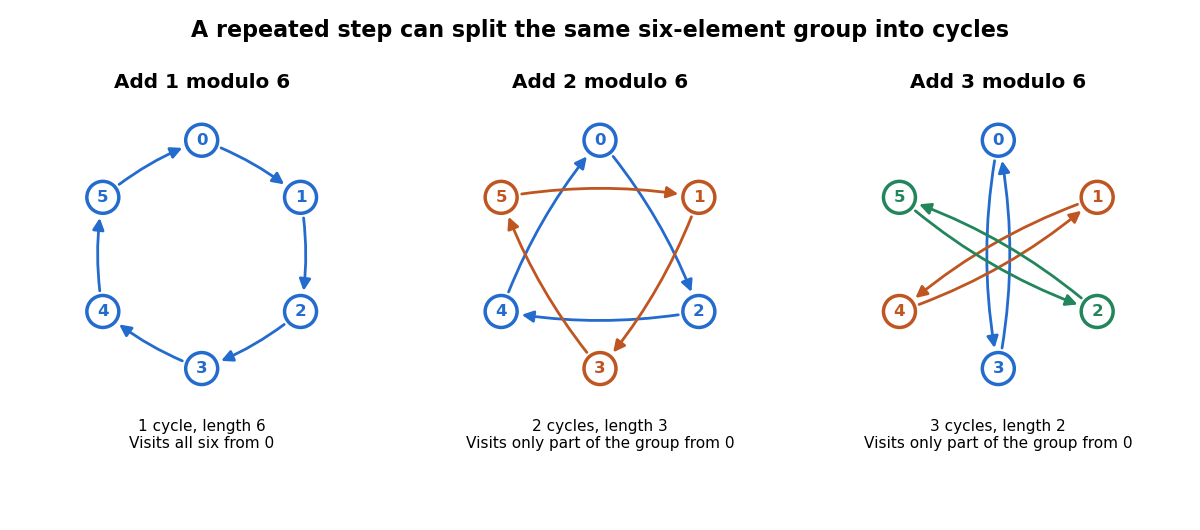

Reproduce this figure in Python.
"""Plot addition by 1, 2, and 3 modulo six; write the PNG to the CWD."""

from pathlib import Path
from math import gcd

import matplotlib.pyplot as plt
from matplotlib.patches import Circle, FancyArrowPatch
import numpy as np


def cycles(n, step):
    """Disjoint cycles of the permutation x -> x + step (mod n)."""
    unseen = set(range(n))
    result = []
    while unseen:
        start = min(unseen)
        orbit = []
        x = start
        while x in unseen:
            unseen.remove(x)
            orbit.append(x)
            x = (x + step) % n
        assert x == start
        result.append(orbit)
    assert len(result) == gcd(n, step)
    assert all(len(cycle) == n // gcd(n, step) for cycle in result)
    return result


def main():
    plt.rcParams.update({"font.size": 12, "figure.facecolor": "white"})
    fig, axes = plt.subplots(1, 3, figsize=(12, 5.3), dpi=100)
    palette = ["#246bce", "#bf5520", "#23855b"]
    angles = np.pi / 2 - 2 * np.pi * np.arange(6) / 6
    positions = np.column_stack((np.cos(angles), np.sin(angles)))
    for ax, step in zip(axes, (1, 2, 3), strict=True):
        orbits = cycles(6, step)
        for color, orbit in zip(palette, orbits):
            for x in orbit:
                y = (x + step) % 6
                # Opposite arrows use different sides of the chord for step 3.
                bend = 0.10 if step == 3 else -0.09
                ax.add_patch(
                    FancyArrowPatch(
                        positions[x], positions[y],
                        arrowstyle="-|>", mutation_scale=17,
                        shrinkA=15, shrinkB=15,
                        connectionstyle=f"arc3,rad={bend}",
                        linewidth=2.0, color=color, zorder=1,
                    )
                )
            for x in orbit:
                ax.add_patch(Circle(positions[x], 0.14, facecolor="white",
                                    edgecolor=color, linewidth=2.5, zorder=2))
                ax.text(*positions[x], str(x), ha="center", va="center",
                        color=color, weight="bold", zorder=3)
        ax.set_title(f"Add {step} modulo 6", weight="bold", pad=13)
        ax.text(0, -1.44,
                f"{len(orbits)} cycle{'s' if len(orbits) > 1 else ''}, "
                f"length {len(orbits[0])}\n"
                + ("Visits all six from 0" if step == 1
                   else "Visits only part of the group from 0"),
                ha="center", va="top", fontsize=11)
        ax.set(xlim=(-1.3, 1.3), ylim=(-1.95, 1.3), aspect="equal")
        ax.axis("off")
    fig.suptitle("A repeated step can split the same six-element group into cycles",
                 fontsize=16, weight="bold", y=0.965)
    fig.subplots_adjust(left=0.025, right=0.975, top=0.80, bottom=0.10, wspace=0.16)
    fig.savefig(Path.cwd() / Path(__file__).with_suffix(".png").name,
                facecolor="white", transparent=False)
    plt.close(fig)


if __name__ == "__main__":
    main()
